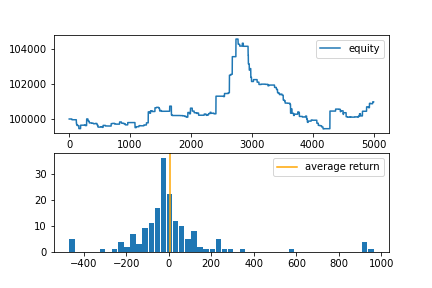
#> input picture backtest.png, 432 x 288 px
$ python -i loops.py   (imports and definitions only)
#> lines starting #> are read from the running program, lines starting #| are printed output that depends on the picture
from utils.packages import *
from utils.dir_slope import *
from utils.i_o import *


#...............................................................................................
def before_sema(data):
    data['sema_list'].append(data['tick'])
    return(data)
#...............................................................................................


#...............................................................................................
# [9 lines left out: function after_sema, not called in this run]
#...............................................................................................


#...............................................................................................
def before_slema(data):
    data['slema_list'].append(data['tick'])
    return(data)
#...............................................................................................


#...............................................................................................
# [9 lines left out: function after_slema, not called in this run]
#...............................................................................................


#...............................................................................................
def before_lema(data):
    data['lema_list'].append(data['tick'])
    return(data)
#...............................................................................................


#...............................................................................................
# [9 lines left out: function after_lema, not called in this run]
#...............................................................................................


#...............................................................................................
def before_llema(data):
    data['llema_list'].append(data['tick'])
    return(data)
#...............................................................................................


#...............................................................................................
# [9 lines left out: function after_llema, not called in this run]
#...............................................................................................


#...............................................................................................
def before_angle(data):
    data['llema_angle_list'].append(data['llema'])
    return(data)
#...............................................................................................


#...............................................................................................
# [10 lines left out: function after_angle, not called in this run]
#...............................................................................................

def roll_ema(ema_list):
    return(pd.DataFrame(ema_list).ewm(span=len(ema_list)).mean()[0].iloc[-1])

#...............................................................................................
# [17 lines left out: functions roll_slope, get_x_axis, not called in this run]

#...............................................................................................
def get_rolling_emas(data):

    data['df_name'] = f"data/ema_df-({data['start_date'].year}-{data['end_date'].year})-({data['start_date'].month}-{data['end_date'].month})-({data['start_date'].day}-{data['end_date'].day}).csv"

    if data['ema_roll_method'] == 'new':
        data = read_data(data)
        data['df']['tick']      = (data["df"]['Ask'] + data["df"]['Bid'])/2
        data['dt_val_series']   = [dt.datetime.strptime(x.split(".")[0],"%Y%m%d %H:%M:%S") for x in data["df"]['DateTime']]

        print('Building Lema...')
        data['df']['lema'] = data['df']['tick'].rolling(window=data['lema_len']).progress_apply(roll_ema)
        data['df'] = data['df'].dropna()
        send_telegram_message(f'Lema Complete : {data["df_name"]}')

        print('Building tick slope...')
        data = get_x_axis(data)
        data['df']['tick_angle'] = data['df']['lema'].rolling(window=data['angle_len']).progress_apply(roll_slope)
        data['df'] = data['df'].dropna()
        send_telegram_message(f'Slope Complete : {data["df_name"]}')

        print('Building SLema...')
        data['df']['slema'] = data['df']['tick'].rolling(window=data['slema_len']).progress_apply(roll_ema)
        data['df'] = data['df'].dropna()
        send_telegram_message(f'Slema Complete : {data["df_name"]}')

        print('Building Sema...')
        data['df']['sema'] = data['df']['tick'].rolling(window=data['sema_len']).progress_apply(roll_ema)
        data['df'] = data['df'].dropna()
        send_telegram_message(f'Sema Complete : {data["df_name"]}')

        # print('Building lema slope...')
        # data = get_x_axis(data)
        # data['df']['lema_angle'] = data['df']['lema'].rolling(window=data['angle_len']).progress_apply(roll_slope)
        # data['df'] = data['df'].dropna()

        data['df'] = data['df'][['DateTime', 'Bid', 'Ask', 'tick', 'sema', 'slema', 'lema', 'tick_angle']].round(6)
        # data['df'] = data['df'][['DateTime', 'Bid', 'Ask', 'tick', 'sema', 'slema', 'lema']].round(6)
        data['df'] = data['df'].reset_index(drop=True)
        data['df_len'] = len(data["df"])
        data['df'].to_csv(data['df_name'], index = False)

    # ---------------------------------------------------------------------------------------------------------------------

    elif data['ema_roll_method'] == 'file':
        data['df'] = pd.read_csv(f'data/ema_2021-jan_dec.csv')
        # data['df'] = pd.read_csv(f'data/ema_df-(2021-2021)-(1-1)-(1-31).csv')
        data["df"] = data["df"][data["df"]['DateTime'].str.contains('|'.join(data['date_list']))]
        print(f'Record num : {len(data["df"])}')

        data['dt_val_series']   = [dt.datetime.strptime(x.split(".")[0],"%Y%m%d %H:%M:%S") for x in data["df"]['DateTime']]

        data['df'] = data['df'].reset_index(drop=True)
        data['df_len'] = len(data["df"])

        data['df'] = data['df'][['DateTime', 'Bid', 'Ask', 'tick', 'sema', 'slema', 'lema', 'tick_angle']].round(6)

    # ---------------------------------------------------------------------------------------------------------------------

    elif data['ema_roll_method'] == 'mix':
        data['df'] = pd.read_csv(f'data/full_df_Jan_lemangle.csv')
        data["df"] = data["df"][data["df"]['DateTime'].str.contains('|'.join(data['date_list']))]
        print(f'Record num : {len(data["df"])}')

        data['dt_val_series']   = [dt.datetime.strptime(x.split(".")[0],"%Y%m%d %H:%M:%S") for x in data["df"]['DateTime']]

        print('Building tick slope...')
        data = get_x_axis(data)
        data['df']['tick_angle'] = data['df']['lema'].rolling(window=data['angle_len']).progress_apply(roll_slope)
        data['df'] = data['df'].dropna()

        data['df'] = data['df'].reset_index(drop=True)
        data['df_len'] = len(data["df"])

        data['df'] = data['df'][['DateTime', 'Bid', 'Ask', 'tick', 'sema', 'slema', 'lema', 'tick_angle']].round(6)

    return(data)
#...............................................................................................

>>> import cv2
>>> picture = cv2.imread('../../../backtest.png', cv2.IMREAD_GRAYSCALE)
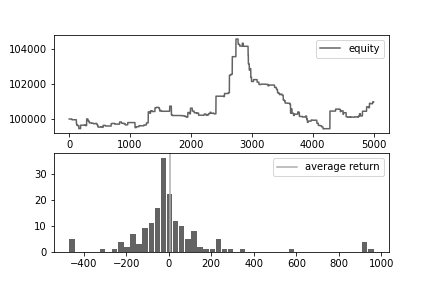
#> picture: shape (288, 432); min 0, max 255, mean 244.9
#> (the run stopped early here; a loop or call above may not have finished)
